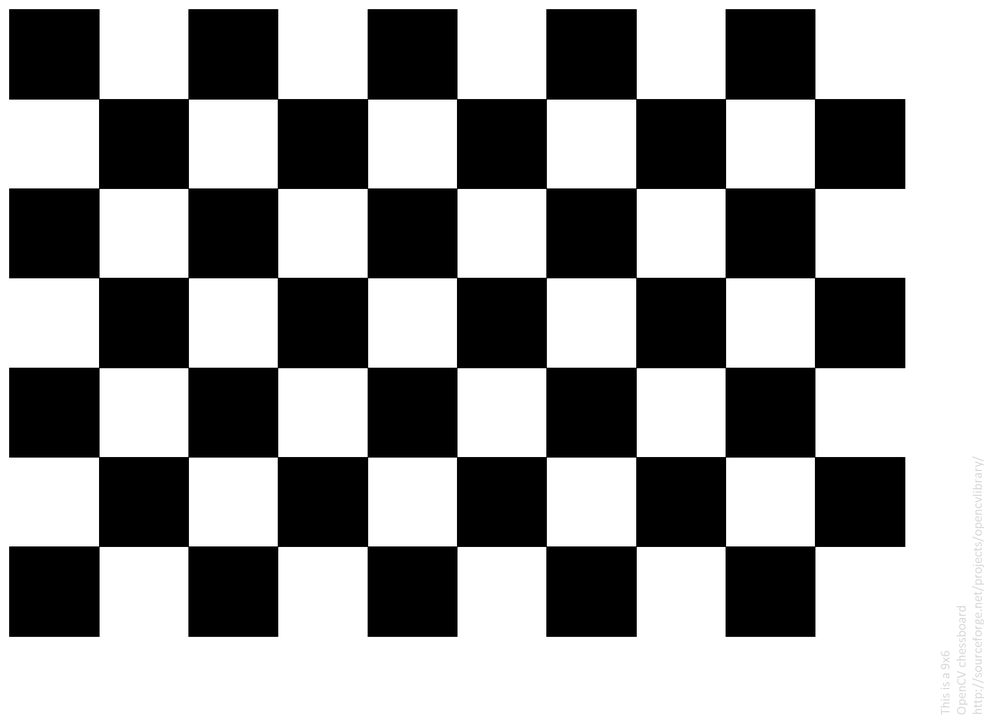
//> input picture calibration_data/pattern.png, 985 x 716 px, shrunk from 1830 x 1330 before the run
$ ./main ../../calibration_data/pattern.png   (built with g++ and OpenCV 4)
//> lines starting //> are read from the running program, lines starting //| are printed output that depends on the picture; after the words box and inside, x2 and y2 are one past the last pixel; in counts of white or black regions, pixels touching at a corner belong together
//> further down, image is the input picture: 716 rows x 985 cols, CV_8UC3; mean B, G, R 152.2, 152.2, 152.2
#include <iostream>
#include <opencv.hpp>
#include <imgproc.hpp>
#include <vector>

using namespace cv;
using namespace std;

void harrisCornerScore(
    const Mat& image,
    Mat& dest,
    int block_size,
    int aperture_size,
    float k_scale)
{
//> called with block_size = 2, aperture_size = 5, k_scale = 0.04
    assert(image.type() == CV_8UC1);
    assert(aperture_size > 0);

    Mat cov;
    cov = Mat::zeros(image.size(), CV_32FC3);
    dest = Mat::zeros(image.size(), CV_32FC1);

    float scale = 1.0 / (255.0 * (1 << (aperture_size - 1)) * block_size);

    Mat Dx, Dy;
    Sobel(image, Dx, CV_32FC1, 1, 0, aperture_size, scale);
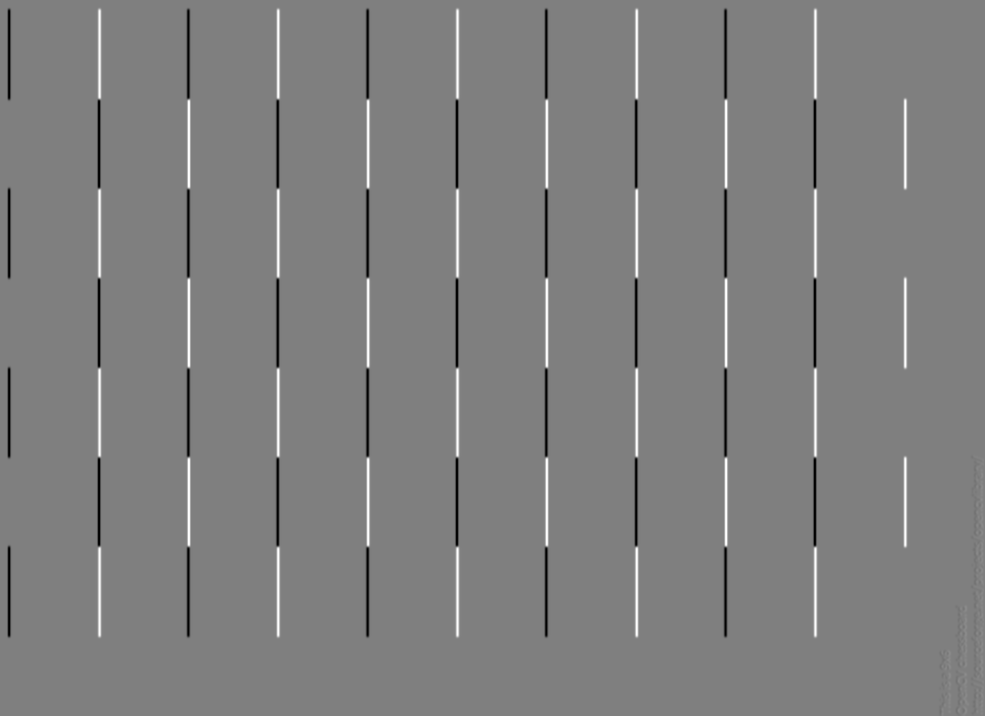
//> Dx: 716 rows x 985 cols, CV_32FC1; min -1.49, max 1.5, mean -7.45e-06; drawn with min black and max white
    Sobel(image, Dy, CV_32FC1, 0, 1, aperture_size, scale);
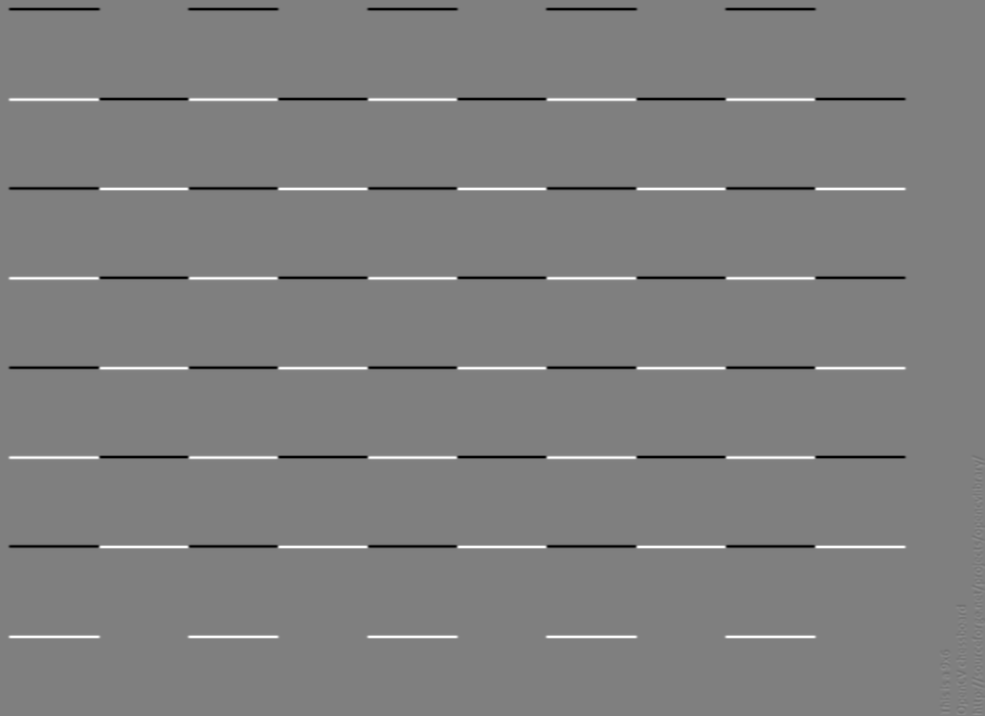
//> Dy: 716 rows x 985 cols, CV_32FC1; min -1.49, max 1.49, mean -2.62e-06; drawn with min black and max white

    // [5 lines of commented-out code are left out]

    for (int i = 0; i < image.rows; ++i)
    {
        float* cov_data = cov.ptr<float>(i);
        const float* dx_data = Dx.ptr<float>(i);
        const float* dy_data = Dy.ptr<float>(i);

        for (int j = 0; j < image.cols; ++j)
        {
            float dx = dx_data[j];
            float dy = dy_data[j];

            int k = j * 3;
            cov_data[k + 0] = dx * dx;
            cov_data[k + 1] = dx * dy;
            cov_data[k + 2] = dy * dy;
        }
    }
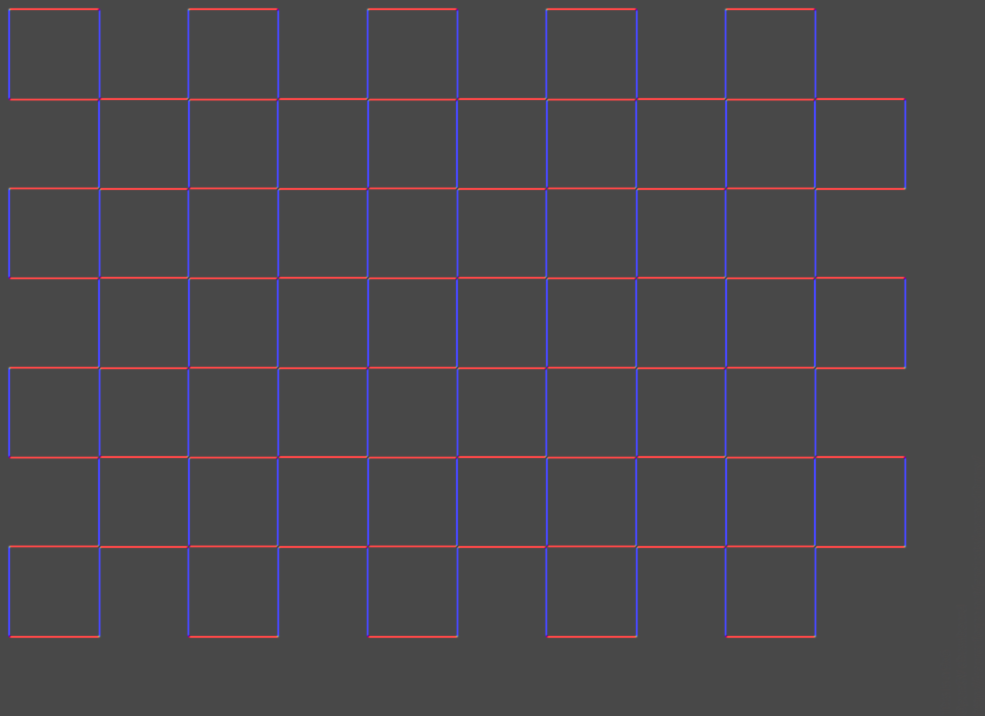
//> cov: 716 rows x 985 cols, CV_32FC3; mean B, G, R 0.0388, -5.43e-07, 0.0391; drawn with min black and max white

    // imshow("covariance", cov);

    boxFilter(
        cov,
        cov,
        cov.depth(),
        Size(block_size, block_size),
        Point(-1, -1),
        false); // Don't normalize
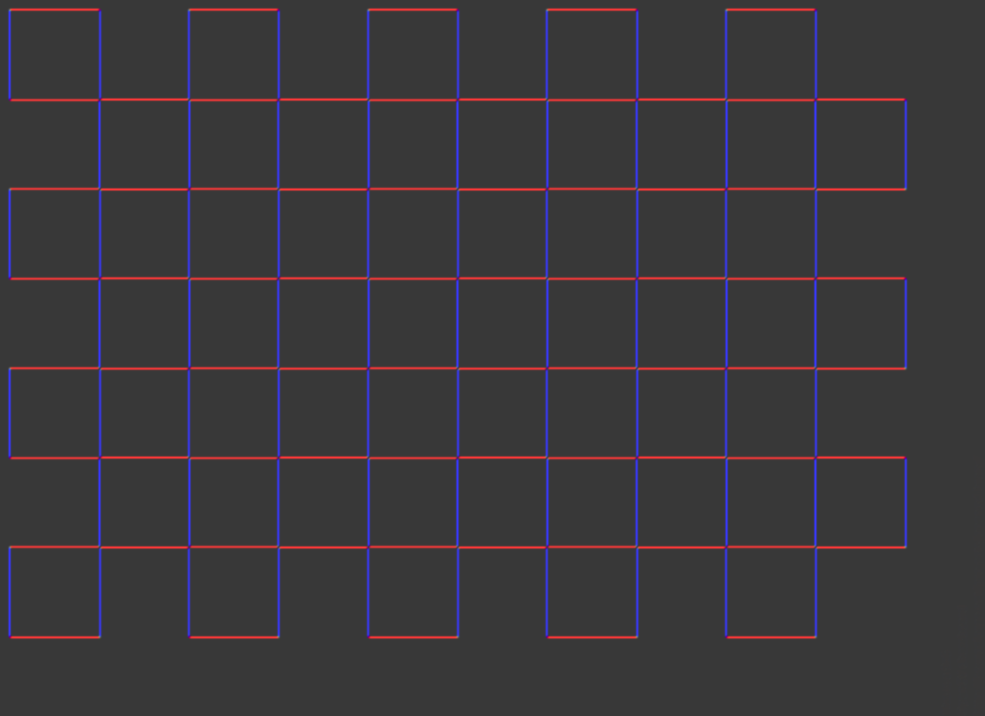
//> cov: 716 rows x 985 cols, CV_32FC3; 18.1% of pixels changed, all inside (x1, y1, x2, y2) = (5, 5, 985, 716); drawn with min black and max white

    // [4 lines of commented-out code are left out]

    for (int i = 0; i < image.rows; ++i)
    {
        const float* cov_data = cov.ptr<float>(i);
        float* corner_score = dest.ptr<float>(i);

        for (int j = 0; j < image.cols; ++j)
        {
            int k = j * 3;
            float a = cov_data[k + 0];
            float b = cov_data[k + 1];
            float c = cov_data[k + 2];

            corner_score[j] = (a * c) - (b * b) - k_scale * (a + c) * (a + c);
        }
    }
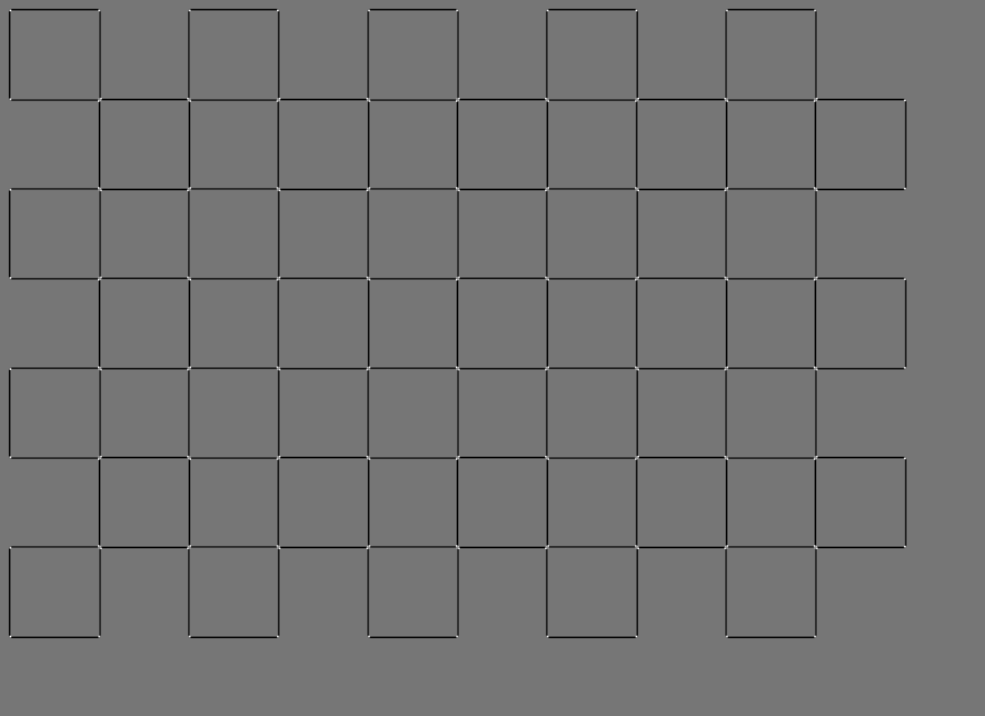
//> dest: 716 rows x 985 cols, CV_32FC1; min -2.81, max 3.22, mean -0.0671; drawn with min black and max white
}

int main(int argc, char** argv)
{
    Mat image = imread(argv[1]);
    Mat dest, dest_cv;

    cvtColor(image, image, CV_BGR2GRAY);

    harrisCornerScore(image, dest, 2, 5, 0.04);
    // cornerHarris(image, dest_cv, 2, 3, 0.04, BORDER_DEFAULT);

    normalize(dest, dest, 0, 1.0, NORM_MINMAX, CV_32FC1, Mat());
    // normalize(dest_cv, dest_cv, 0, 1.0, NORM_MINMAX, CV_32FC1, Mat());

    imshow("Original", image);
    // imshow("Harris of OpenCV", dest_cv);
    waitKey();
}
